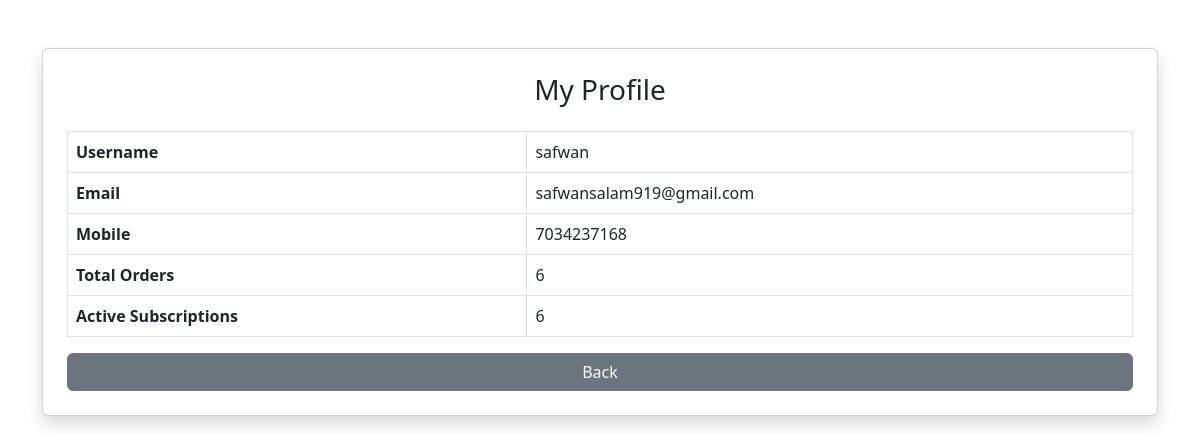
Page /profile (signed in) on the committed database.
### app1/models.py (models this page shows, shortened)
class user_register(models.Model):
    ROLE_CHOICES = [
        ('user', 'Customer'),
        ('delivery', 'Delivery Boy'),
    ]
    username = models.TextField()
    email = models.EmailField()
    mobile = models.IntegerField()
    password = models.CharField(max_length=10)
    role = models.CharField(max_length=10, choices=ROLE_CHOICES, default='user')

### app1/views.py (the view)
# urls.py: path('profile', views.profile),
def profile(request):
    if request.session.get('role') != 'user':
        return redirect('login')
    user_obj = user_register.objects.get(
        id=request.session['user_id']
    )
    total_orders = Booking.objects.filter(user=user_obj).count()
    active_subscriptions = Booking.objects.filter(
        user=user_obj,
        status='active'
    ).count()
    return render(request, 'profile.html', {
        'user': user_obj,
        'total_orders': total_orders,
        'active_subscriptions': active_subscriptions
    })

### template/profile.html (shortened to what this page needs)
<!DOCTYPE html>
<html>
<head>
    <link href="https://cdn.jsdelivr.net/npm/bootstrap@5.3.0/dist/css/bootstrap.min.css" rel="stylesheet">
</head>
<body>
<div class="container mt-5">
    <div class="card shadow p-4">
        <h3 class="text-center mb-4">My Profile</h3>
        <table class="table table-bordered">
            <tr>
                <th>Username</th>
                <td>{{ user.username }}</td>
            </tr>
            <tr>
                <th>Email</th>
                <td>{{ user.email }}</td>
            </tr>
            <tr>
                <th>Mobile</th>
                <td>{{ user.mobile }}</td>
            </tr>
            <tr>
                <th>Total Orders</th>
                <td>{{ total_orders }}</td>
            </tr>
            <tr>
                <th>Active Subscriptions</th>
                <td>{{ active_subscriptions }}</td>
            </tr>
        </table>
        <a href="user_home" class="btn btn-secondary">
            Back
        </a>
    </div>
</div>
</body>
</html>

### rows in the picture
user_register: username "safwan", email "safwansalam919@gmail.com", mobile "7034237168"

### other values in the picture
{{ total_orders }} "6"
{{ active_subscriptions }} "6"
